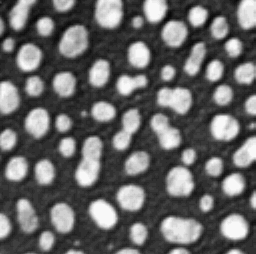
#> input picture Day_2_June_24/images/blobs.tif, 256 x 254 px
$ jupyter execute --allow-errors 03_2_image_segmentation.ipynb
#> lines starting #> are read from the running program, lines starting #| are printed output that depends on the picture; after the words box and inside, x2 and y2 are one past the last pixel; in counts of white or black regions, pixels touching at a corner belong together
# Image segmentation

## Terminology

- **semantic** segmentation: division of an image into meaningful parts
- **instance** segmentation: division of an image into objects

Example:

<sup>Source: "Introduction to Bioimage Analysis" by Pete Bankhead [CC-BY 4.0](https://creativecommons.org/licenses/by/4.0/)</sup>

## Semantic segmentation

- **Goal**: assign a class to each pixel in an image
- **Input**: image
- **Output**: image with the same size as the input, where each pixel is assigned a class

Methods:
- classical image processing:
    - thresholding (+ prefiltering)
    - edge detection
    - region growing
    - active contours (snakes)
    - ...
- classification using machine learning (see day 3):
    - random forests (e.g. using *Ilastik* or *Weka* in Fiji)
    - clustering (e.g. in intensity space)
    - ...
    - convolutional neural networks, e.g. *U-Net* (see day 3)

## Instance segmentation (or object segmentation)

- **Goal**: detect and segment individual objects in an image
- **Input**: image
- **Output**: image with the same size as the input, where each pixel is assigned an instance

Methods:
- classical image processing:
    - connected components
    - watershed (or flooding)
    - non-maximum suppression
- machine learning:
    - clustering
    - typical approach: semantic segmentation + post-processing

**Often derived from semantic segmentation**

## From semantic to instance segmentation
### Connected components

Simplest case: objects are well separated

Method of choice: connected components (or "labeling")

[cell 1]
import skimage
import numpy as np
import matplotlib.pyplot as plt
import stackview

[cell 2]
im_blobs = skimage.io.imread('images/blobs.tif')
#> im_blobs is the input picture: shape (254, 256); min 8, max 248, mean 103.3
im_th = im_blobs > skimage.filters.threshold_otsu(im_blobs)
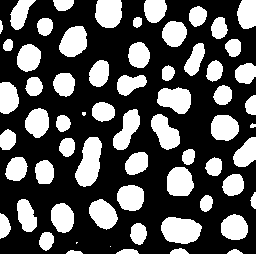
#> im_th: shape (254, 256) bool; 34.2% white; 64 white regions (3 under 20 px), largest, box (x1, y1, x2, y2) and area: (75, 137, 102, 187) 902, (161, 217, 202, 244) 858, (157, 87, 191, 114) 676

plt.imshow(im_th, cmap='gray')
plt.colorbar()

# stackview.picker(im_th.astype(np.uint8), colormap='gray')

[cell 3]
labels = skimage.morphology.label(im_th)
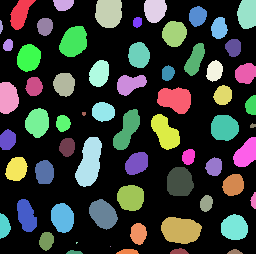
#> labels: shape (254, 256) int32; 65 distinct labels, from 0 to 64; one colour per label, 0 black

plt.imshow(labels, cmap='gray', interpolation='nearest')
plt.colorbar()

# stackview.picker(labels.astype(np.uint8), colormap='gray')

## From semantic to instance segmentation
### Watershed

<sup>Source: "PyImageCourse" by Guillaume Witz</sup>

## The distance transform

<sub>Illustration taken from "Introduction to Bioimage Analysis" by Pete Bankhead, [CC-BY 4.0](https://creativecommons.org/licenses/by/4.0/).</sub>

[cell 4]
from scipy import ndimage as ndimage

dist = ndimage.distance_transform_edt(im_th)

plt.imshow(dist, cmap='gray',)# interpolation='nearest')
plt.colorbar()
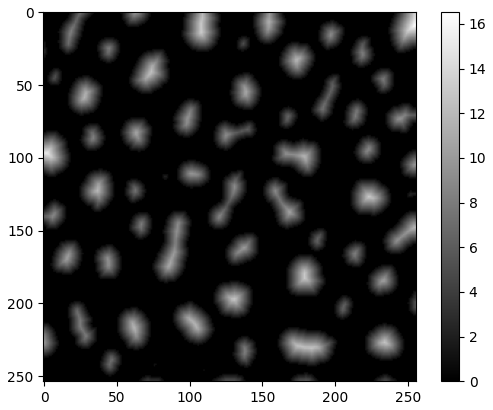
#> figure drawn by matplotlib, 2 panels

[cell 5]
stackview.picker(dist[:100, :100], colormap='gray', zoom_factor=5)
#> (this line was passed over: stackview is not available in this run)

[cell 6]
def threshold_im(image, sigma):
    return image * (image > sigma)

#> (the rest of this cell did not finish here and is left out)

## Finding markers for initialising the watershed segmentation

Method 1: Eroding the semantic segmentation

[cell 7]
im_th_eroded = skimage.morphology.isotropic_erosion(im_th, radius=6)
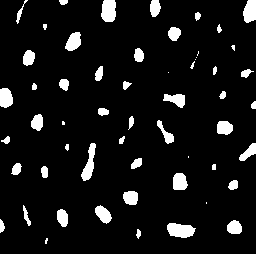
#> im_th_eroded: shape (254, 256) bool; 8.1% white; 56 white regions (10 under 20 px), largest, box (x1, y1, x2, y2) and area: (167, 223, 196, 238) 323, (101, 0, 116, 22) 288, (81, 143, 96, 181) 274

plt.imshow(im_th, cmap='gray')
plt.imshow(im_th_eroded, cmap='Reds', alpha=0.5)

[cell 8]
def erode_im(image, radius):
    return skimage.morphology.isotropic_erosion(image, radius=radius)

#> (the rest of this cell did not finish here and is left out)

## Finding markers for initialising the watershed segmentation

Method 2: Local extrema of the distance transform

[cell 9]
# coords = skimage.feature.peak_local_max(dist, exclude_border=False)
# coords = skimage.feature.peak_local_max(dist, min_distance=8, exclude_border=False)
coords = skimage.feature.peak_local_max(
    skimage.filters.gaussian(dist, 3), exclude_border=False)
#> coords = 67 pairs, first value 0 to 253, second value 0 to 255

plt.imshow(dist, cmap='gray')
# plt.imshow(im_blobs, cmap='gray')
plt.scatter(coords[:, 1], coords[:, 0], s=5)
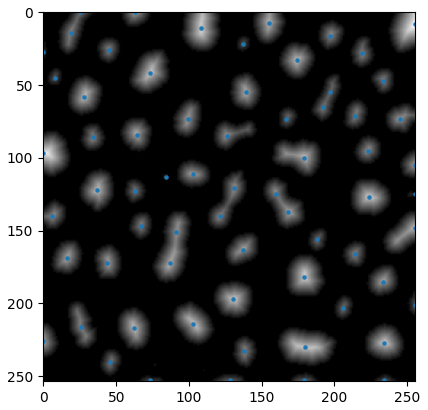
#> figure drawn by matplotlib, 1 panel

#> (a cell that did not finish here is left out)

### We need to create an image where the local maxima are the markers

[cell 11]
markers = np.zeros(im_th.shape, dtype='uint8')
for i in range(len(coords)):
    markers[coords[i, 0], coords[i, 1]] = i + 1
#> this loop made 67 passes

plt.imshow(im_blobs)
plt.imshow(markers, alpha=0.5)

[cell 12]
labels = skimage.segmentation.watershed(-dist, markers=markers, mask=im_th, watershed_line=True)
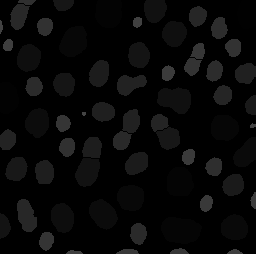
#> labels: shape (254, 256); min 0, max 67, mean 8.2

plt.imshow(skimage.color.label2rgb(labels))
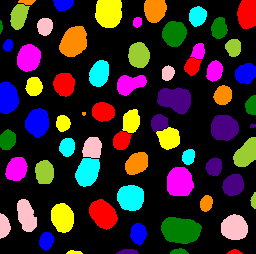
#> shown: shape (254, 256, 3) float64; mean R, G, B 0.203, 0.153, 0.154

[cell 13]
plt.imshow(dist, cmap='gray')
plt.imshow(skimage.segmentation.find_boundaries(labels), alpha=0.5)
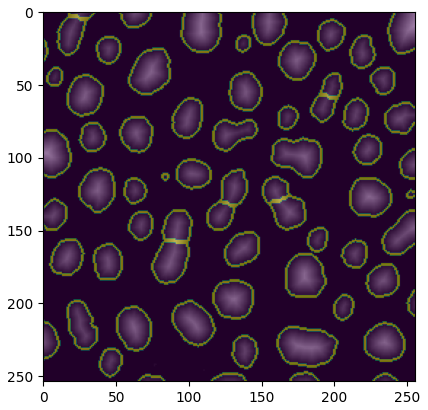
#> figure drawn by matplotlib, 1 panel

[cell 14]
b = skimage.segmentation.find_boundaries(labels)
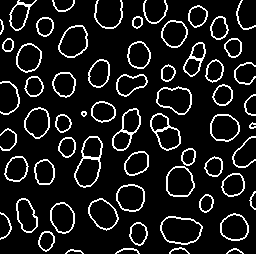
#> b: shape (254, 256) bool; 11.1% white in thin lines or dots
distv = dist.copy()
distv[b] = 20
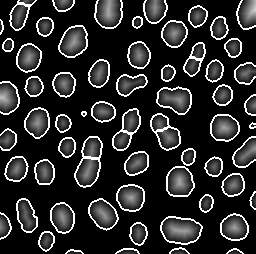
#> distv: shape (254, 256) float64; min 0, max 20, mean 3.59; drawn with min black and max white

#> (the rest of this cell did not finish here and is left out)
